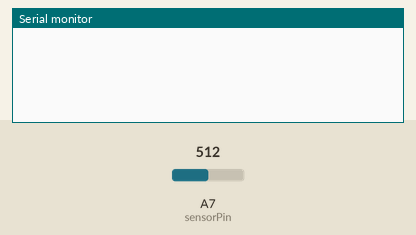
Simulated run of this sketch. Board: Arduino Nano, built with avr-gcc and run on an emulated ATmega328P. On the bench: the last lines printed to the serial monitor. Inputs (shaded band) come from the test bench; at power-on: A7 (sensorPin) = 512.

Above: at 1.2 s.
1.3 s: A7 (sensorPin) set to 630
At 1.9 s:
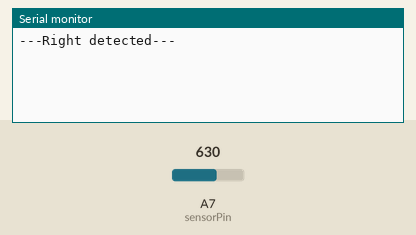
2.8 s: A7 (sensorPin) set to 610
At 3.3 s:
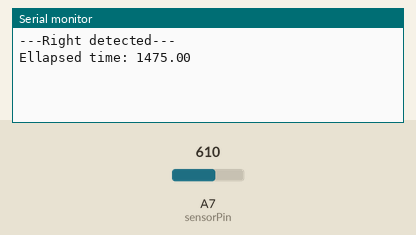
4.3 s: A7 (sensorPin) set to 740
At 5.4 s:
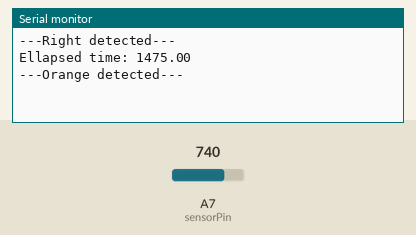

Measured:
- after the input at 1.3 s, the serial monitor: prints a new line at once (image 1)
- after the input at 2.8 s, the serial monitor: prints a new line at once (image 2)
- after the input at 4.3 s, the serial monitor: prints a new line at once (image 3)

The sketch:

stimulus_detection.ino
```cpp
/*

 Light Signal Timer

 detects changes in light intensity, and measures the ellapsed time between changes.
 Initially adapted to detect when the screen changes from anything to black, and to measure
 the time black pixels were on the screen. Now, it's adapted to detect when something gray
 was on the screen vs when an orange was on the screen.

 last changed: 05.2021 by: ricardo.

*/

int sensorPin       = A7;     // LDR on A0
int sensorValue     = 0;      // Value from LDR
int thresholdValue  = 360;    // Value determining when the screen is black
bool pixelDetection = false;  // When black pixels are detected
float startTime     = 0.0;    // Time black pixels appear on the screen
float endTime       = 0.0;    // Time black pixels stop appearing on the screen
float totalTime     = 0.0;    // Total time black pixels were on the screen
bool justPrint      = false;


void setup() {
  Serial.begin(9600);      // Initialize serial port
}

void loop() {
  // read the sensor value:
  sensorValue = analogRead(sensorPin);

  if (justPrint==true) {
    Serial.println(sensorValue);
  }
  else {
//   if it sees gray, send a 1:
    if ((sensorValue >= 620)&&(sensorValue <= 665)){
        Serial.println("---Right detected---");
        startTime = millis();
        while((analogRead(sensorPin) >= 620) && (analogRead(sensorPin) <= 665)){
          endTime = millis();
        }
        totalTime = endTime - startTime;
        Serial.print("Ellapsed time: ");
        Serial.println(totalTime);
    }
    if ((sensorValue >= 730)&&(sensorValue <= 750)){
        Serial.println("---Orange detected---");
        startTime = millis();
        while((analogRead(sensorPin) >= 730) && (analogRead(sensorPin) <= 760)){
          endTime = millis();
        }
        totalTime = endTime - startTime;
        Serial.print("Ellapsed time: ");
        Serial.println(totalTime);
    }
  }
  delay(40);
}
```
